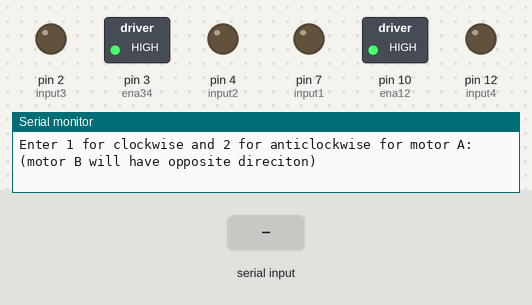
A sketch run on a simulated Arduino Uno, built with avr-gcc and run on an emulated ATmega328P. On the bench: switched loads named in the sketch (green lamp = pin HIGH), output pins drawn as LEDs (lit = HIGH), the last lines printed to the serial monitor. The inputs (shaded band) are chosen by the test bench.

Above: at 1.2 s.
1.3 s: "1\n" received over Serial
At 2.0 s:
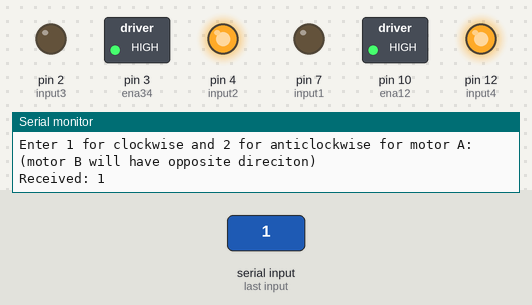
2.8 s: "2\n" received over Serial
At 4.2 s:
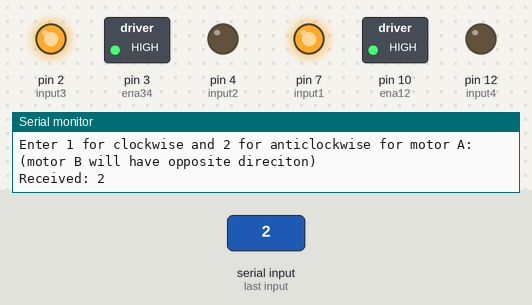
Timing chart, 0 to 5.8 s (numbered marks = the images above; inputs shaded):
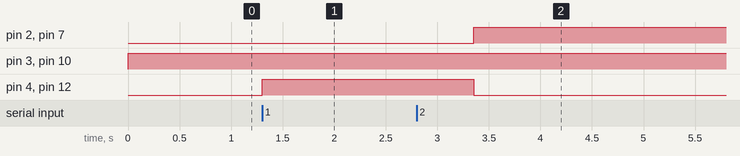

Measured:
- after the input at 1.3 s, pin 4 (input2), pin 12 (input4): LOW → HIGH at once
- after the input at 2.8 s, pin 2 (input3), pin 7 (input1): LOW → HIGH after 0.55 s; pin 4 (input2), pin 12 (input4): HIGH → LOW after 0.55 s

The sketch:

Code_03.ino
```cpp
//Motor A connections
int ena12 = 10;
int input1 = 7;
int input2 = 4;

//Motor B connections
int ena34 = 3;
int input3 = 2;
int input4 = 12;

int dir;

void setup() {
  //Set motor control pins to outputs
  pinMode (input1, OUTPUT);
  pinMode (input2, OUTPUT);
  pinMode (ena12, OUTPUT);
  pinMode (input3, OUTPUT);
  pinMode (input4, OUTPUT);
  pinMode (ena34, OUTPUT);

  Serial.begin(9600); //opens serial port, sets data rate to 9600 bps

  //Turn off motors - Initial state
  digitalWrite(input1, LOW);
  digitalWrite(input2, LOW);
  digitalWrite(ena12, LOW);
  digitalWrite(input3, LOW);
  digitalWrite(input4, LOW);
  digitalWrite(ena34, LOW);

}

void loop() {
  //Set the motors to maximum speed
  analogWrite(ena12, 255);
  analogWrite(ena34, 255);

  //Prompt for the user to enter a value
  Serial.println("Enter 1 for clockwise and 2 for anticlockwise for motor A: ");
  Serial.println("(motor B will have opposite direciton)");
  while(Serial.available()==0){}

  if (Serial.available() > 0) {
    dir = Serial.parseInt(); //returns the next valid integer
    Serial.print("Received: ");
    Serial.println(dir);
    if (dir == 1){
      //clockwise rotation for A
      digitalWrite(input1, LOW);
	    digitalWrite(input2, HIGH);

      //anticlockwise rotation for B
      digitalWrite(input4, HIGH);
	    digitalWrite(input3, LOW);
    }
    else if (dir == 2){
      //anticlockwise rotation for A
      digitalWrite(input1, HIGH);
	    digitalWrite(input2, LOW);

      //clockwise rotation for B
      digitalWrite(input4, LOW);
	    digitalWrite(input3, HIGH);
    }
    else{
      //Invalid input
      Serial.println("Invalid input");
    }
  }
  delay(2000);
}
```
